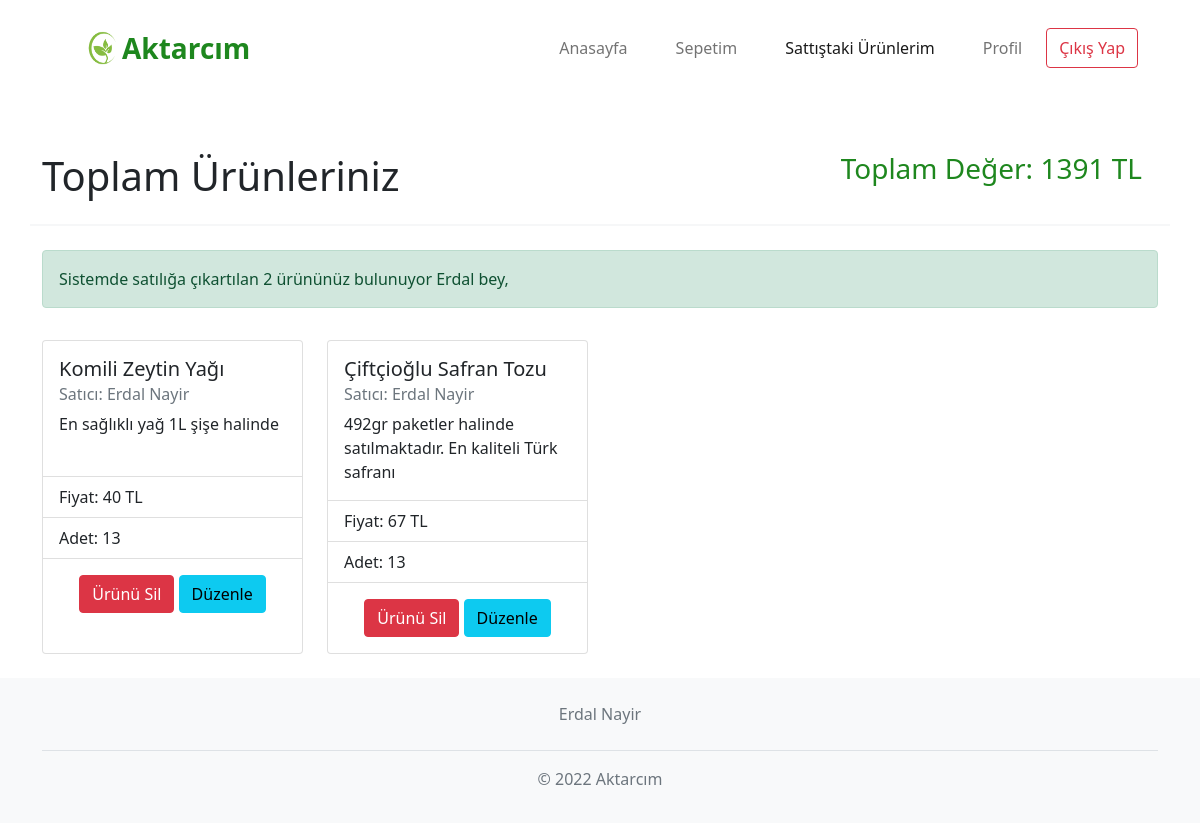
Page /soldPage.php (signed in) on the committed database.
### tables this page shows
CREATE TABLE `users` (
  `username` varchar(45) NOT NULL,
  `user_surname` varchar(45) NOT NULL,
  `email` varchar(45) NOT NULL,
  `user_password` varchar(100) NOT NULL,
  `bakiye` int(11) NOT NULL DEFAULT 0,
  `kayitTarihi` datetime NOT NULL DEFAULT current_timestamp()
);

CREATE TABLE `urunler` (
  `urun_id` int(11) NOT NULL,
  `urun_adi` varchar(45) NOT NULL,
  `urun_fiyati` int(11) NOT NULL,
  `urun_description` varchar(100) NOT NULL,
  `urun_adeti` int(11) NOT NULL,
  `satan_email` varchar(45) NOT NULL
);

### soldPage.php (the view, shortened to what this page needs)
<?php
$urunMessage='';
$productsCard='';
require('settings.php');
$stmt = $baglanti->prepare("SELECT * FROM users WHERE email = (?)");
$stmt->bind_param('s', $_SESSION['email']);
$stmt->execute();
$result = $stmt->get_result();
$kullanici = $result->fetch_assoc();
$isim= ucwords(strtolower($kullanici['username']));
$stmt = $baglanti->prepare("SELECT * FROM urunler WHERE satan_email=(?)");
$stmt->bind_param('s',$_SESSION['email']);
$stmt->execute();
$Urunresult = $stmt->get_result();
$num_products=0;
while($urun=$Urunresult->fetch_assoc()){
  $urun_adeti=$urun['urun_adeti'];
  if($urun_adeti!=0){
    $num_products++;
  }
}
if($num_products==0){
  $urunMessage="<div class='alert alert-danger' role='alert'>
    <h4 class='alert-heading'>Ürün Yok!</h4>
    <p>Maalesef şu anda sistemimizde satışa çıkarttığınız bir ürün bulunamadı</p>
    <hr>
    <p class='mb-0'>Sistemimize ürün yüklendiğiniz anda ürünleriniz burada gösterilecektir</p>
  </div>";
  $toplamKazanc=0;
}
else{
  $urunMessage="<div class='alert alert-success' role='alert'>
  Sistemde satılığa çıkartılan $num_products ürününüz bulunuyor $isim bey,
</div>";
$stmt = $baglanti->prepare("SELECT * FROM urunler WHERE satan_email=(?)");
$stmt->bind_param('s',$_SESSION['email']);
$stmt->execute();
$Urunresult = $stmt->get_result();
$productsCard="<div class='row'>";
$toplamKazanc=0;
while($urun=$Urunresult->fetch_assoc()){
  $urun_id=$urun['urun_id'];
  $urun_adi=$urun['urun_adi'];
  $urun_fiyati=$urun['urun_fiyati'];
  $urun_aciklama=$urun['urun_description'];
  $urun_adeti=$urun['urun_adeti'];
  $toplamKazanc+=$urun_adeti*$urun_fiyati;
  $stmt = $baglanti->prepare("SELECT * FROM users WHERE email = (?)");
  $stmt->bind_param('s', $urun['satan_email']);
  $stmt->execute();
  $result = $stmt->get_result();
  $satici = $result->fetch_assoc();
  $saticiIsmi=ucwords(strtolower($satici['username']) ." ".strtolower($satici['user_surname']));
  if($urun_adeti!=0){
  $urunHtml=
  "<div class='col-md-3 text-center text-md-start d-flex  mb-4'>
    <div class='card mx-auto mt-3' style='width: 18rem;'>
    <div class='card-body'>
      <h5 class='card-title'>$urun_adi</h5>
      <h6 class='card-subtitle mb-2 text-muted'>Satıcı: $saticiIsmi</h6>
      <p class='card-text'>$urun_aciklama</p>
    </div>
    <ul class='list-group list-group-flush'>
      <li class='list-group-item'>Fiyat: $urun_fiyati TL</li>
      <li class='list-group-item'>Adet: $urun_adeti</li>
    </ul>
    <div class='card-body mx-auto'>
    <form method=POST action='soldPage.php' class='d-inline-block'>
    <button class='btn btn-danger' type='submit' name='deleteProduct' value='$urun_id'>
    Ürünü Sil
    </button>
    <button class='btn btn-info' type='submit' name='updateButton' value='$urun_id'>
    Düzenle
    </button>
    </form>
  </div>
</div>
  </div> ";
  $productsCard=$productsCard . $urunHtml;
  }
}
$productsCard=$productsCard."</div>";
}
?>
<!DOCTYPE html>
<html lang="en">
<head>
    <link rel="stylesheet" href="css/soldPage.css?v=<?php echo time(); ?>">
    <link href="https://cdn.jsdelivr.net/npm/bootstrap@5.0.2/dist/css/bootstrap.min.css" rel="stylesheet">
</head>
<body class="d-flex flex-column min-vh-100">
<div class="container">
<nav class="navbar navbar-expand-md navbar-light fixed-top bg-white">
  <div class="container">
  <img src="images/favicon.png"  width="120" height="80" class="d-inline-block align-text-center">
    <a class="navbar-brand" href="#"><span class="fs-3 fw-bold navHeader">Aktarcım</span> </a>
    <div class="collapse navbar-collapse" id="navbarNavAltMarkup">
    <ul class="navbar-nav ms-auto">
        <li class="nav-item px-3">
          <a class="nav-link" aria-current="page" href="mainScreen.php">Anasayfa</a>
        </li>
        <li class="nav-item px-3">
          <a class="nav-link" href="boughtPage.php">Sepetim</a>
        </li>
        <li class="nav-item px-3">
          <a class="nav-link active" href="soldPage.php">Sattıştaki Ürünlerim</a>
        </li>
        <li class="nav-item px-3">
          <a class="nav-link" href="profile.php">Profil</a>
        </li>
        <button type="button" class="btn btn-outline-danger" onclick="location.href='logout.php'">Çıkış Yap</button>
      </ul>
    </div>
  </div>
</nav>
  <div class="row ">
    <div class="col-md-7 mt-5 text-center text-md-start  ">
        <h1>Toplam Ürünleriniz </h1>
    </div>
    <div class="col-md-5 mt-5 text-center text-md-end  ">
        <h3 id="value" class="px-3">Toplam Değer:  <?php echo $toplamKazanc. " TL"; ?></h3>
    </div>
    <hr class="bg-black border-2 border-top border-black mt-3">
</div>
<div class="row mt-1 ">
    <div class="col-md-12 mt-1 text-center text-md-start  ">
      <?php echo $urunMessage?>
    </div>
</div>
<?php echo $productsCard?>
</div>
<footer class="mt-auto bg-light mt-5" >
    <div class="container">
    <ul class="nav justify-content-center border-bottom pb-3 mb-3">
      <li class="nav-item"><a href="#" class="nav-link px-2 text-muted">Erdal Nayir</a></li>
    </ul>
    <p class="text-center text-muted">© 2022 Aktarcım</p>
    </div>
  </footer>
</body>
</html>

### css/soldPage.css (style rules this page uses)
.navHeader { margin-left: -40px; color: #1e871e; }
.navbar .navbar-nav { padding-right: 20px; float: none; vertical-align: top; }
.navbar .navbar-collapse { text-align: center; }
body { padding-top: 6.5rem; }
footer { margin-top: 2rem; padding: 1em 0; }
#value { color: #1e871e; }

### rows in the picture
users: username "Erdal", saticiIsmi "Erdal Nayir Erdal Nayir"
urunler: urun_adi "Komili Zeytin Yağı", urun_description "En sağlıklı yağ 1L şişe halinde", urun_fiyati "40", urun_adeti "13"
urunler: urun_adi "Çiftçioğlu Safran Tozu", urun_description "492gr paketler halinde satılmaktadır. En kaliteli Türk safranı", urun_fiyati "67", urun_adeti "13"

### other values in the picture
$toplamKazanc "1391"
$num_products "2"
